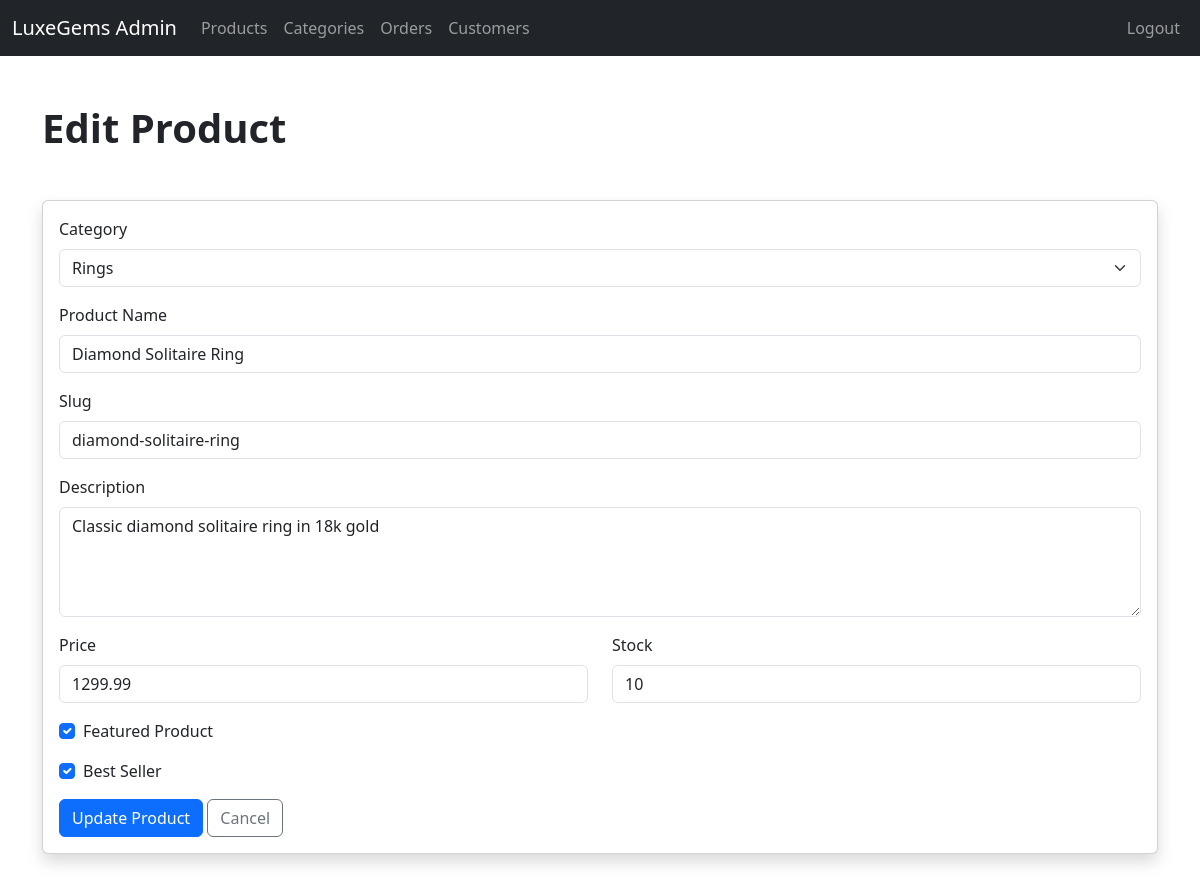
Page /admin/edit-product.php?id=1 (signed in) on the committed database.
### tables this page shows
CREATE TABLE IF NOT EXISTS products (
    id INT AUTO_INCREMENT PRIMARY KEY,
    category_id INT,
    name VARCHAR(255) NOT NULL,
    slug VARCHAR(255) NOT NULL UNIQUE,
    description TEXT,
    price DECIMAL(10,2) NOT NULL,
    sale_price DECIMAL(10,2),
    stock INT DEFAULT 0,
    is_featured BOOLEAN DEFAULT FALSE,
    is_bestseller BOOLEAN DEFAULT FALSE,
    created_at TIMESTAMP DEFAULT CURRENT_TIMESTAMP,
    FOREIGN KEY (category_id) REFERENCES categories(id) ON DELETE SET NULL
);

CREATE TABLE IF NOT EXISTS categories (
    id INT AUTO_INCREMENT PRIMARY KEY,
    name VARCHAR(100) NOT NULL,
    slug VARCHAR(100) NOT NULL UNIQUE,
    description TEXT,
    created_at TIMESTAMP DEFAULT CURRENT_TIMESTAMP
);

### admin/edit-product.php (the view, shortened to what this page needs)
<?php
require_once '../includes/auth.php';
$id = cleanInput($_GET['id']);
$stmt = $pdo->prepare("SELECT * FROM products WHERE id = ?");
$stmt->execute([$id]);
$product = $stmt->fetch();
$categories = $pdo->query("SELECT * FROM categories")->fetchAll();
?>
<!DOCTYPE html>
<html lang="en">
<head>
    <link href="https://cdn.jsdelivr.net/npm/bootstrap@5.3.0/dist/css/bootstrap.min.css" rel="stylesheet">
</head>
<body>
    <nav class="navbar navbar-expand-lg navbar-dark bg-dark">
        <div class="container-fluid">
            <a class="navbar-brand" href="dashboard.php">LuxeGems Admin</a>
            <div class="collapse navbar-collapse">
                <ul class="navbar-nav me-auto">
                    <li class="nav-item"><a class="nav-link" href="products.php">Products</a></li>
                    <li class="nav-item"><a class="nav-link" href="categories.php">Categories</a></li>
                    <li class="nav-item"><a class="nav-link" href="orders.php">Orders</a></li>
                    <li class="nav-item"><a class="nav-link" href="customers.php">Customers</a></li>
                </ul>
                <ul class="navbar-nav">
                    <li class="nav-item"><a class="nav-link" href="logout.php">Logout</a></li>
                </ul>
            </div>
        </div>
    </nav>
    <div class="container py-5">
        <h1 class="fw-bold mb-5">Edit Product</h1>
        <div class="card shadow">
            <div class="card-body">
                <form method="POST">
                    <div class="mb-3">
                        <label class="form-label">Category</label>
                        <select name="category_id" class="form-select">
                            <?php foreach ($categories as $category): ?>
                            <option value="<?php echo $category['id']; ?>" <?php echo $product['category_id'] == $category['id'] ? 'selected' : ''; ?>><?php echo htmlspecialchars($category['name']); ?></option>
                            <?php endforeach; ?>
                        </select>
                    </div>
                    <div class="mb-3">
                        <label class="form-label">Product Name</label>
                        <input type="text" name="name" class="form-control" value="<?php echo htmlspecialchars($product['name']); ?>" required>
                    </div>
                    <div class="mb-3">
                        <label class="form-label">Slug</label>
                        <input type="text" name="slug" class="form-control" value="<?php echo htmlspecialchars($product['slug']); ?>" required>
                    </div>
                    <div class="mb-3">
                        <label class="form-label">Description</label>
                        <textarea name="description" class="form-control" rows="4"><?php echo htmlspecialchars($product['description']); ?></textarea>
                    </div>
                    <div class="row">
                        <div class="col-md-6 mb-3">
                            <label class="form-label">Price</label>
                            <input type="number" step="0.01" name="price" class="form-control" value="<?php echo $product['price']; ?>" required>
                        </div>
                        <div class="col-md-6 mb-3">
                            <label class="form-label">Stock</label>
                            <input type="number" name="stock" class="form-control" value="<?php echo $product['stock']; ?>" required>
                        </div>
                    </div>
                    <div class="mb-3 form-check">
                        <input type="checkbox" name="is_featured" class="form-check-input" id="featured" <?php echo $product['is_featured'] ? 'checked' : ''; ?>>
                        <label class="form-check-label" for="featured">Featured Product</label>
                    </div>
                    <div class="mb-3 form-check">
                        <input type="checkbox" name="is_bestseller" class="form-check-input" id="bestseller" <?php echo $product['is_bestseller'] ? 'checked' : ''; ?>>
                        <label class="form-check-label" for="bestseller">Best Seller</label>
                    </div>
                    <button type="submit" class="btn btn-primary">Update Product</button>
                    <a href="products.php" class="btn btn-outline-secondary">Cancel</a>
                </form>
            </div>
        </div>
    </div>
</body>
</html>

### rows in the picture
products: category_id "Rings", name "Diamond Solitaire Ring", slug "diamond-solitaire-ring", description "Classic diamond solitaire ring in 18k gold", price "1299.99", stock "10", is_featured "☑", is_bestseller "☑"
